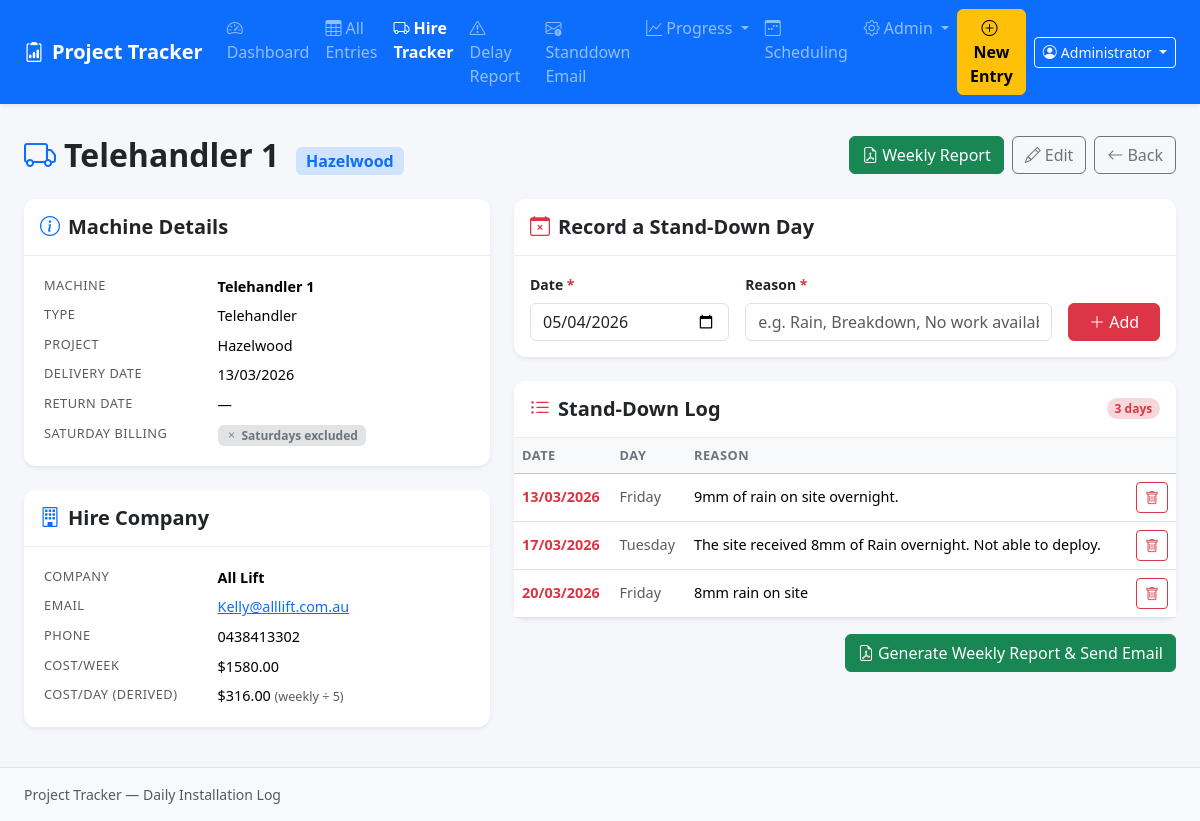
/hire/1 (signed in), run on the app's committed database.
### models.py (models this page shows, shortened)
class User(UserMixin, db.Model):
    id = db.Column(db.Integer, primary_key=True)
    username = db.Column(db.String(100), nullable=False, unique=True)
    display_name = db.Column(db.String(200))       # full name shown in entries
    password_hash = db.Column(db.String(256), nullable=False)
    is_admin = db.Column(db.Boolean, default=False)
    active = db.Column(db.Boolean, default=True)
    created_at = db.Column(db.DateTime, default=datetime.utcnow)
    entries = db.relationship('DailyEntry', backref='submitted_by_user', lazy=True)
    @property
    def is_active(self):
        return self.active

class HiredMachine(db.Model):
    id = db.Column(db.Integer, primary_key=True)
    project_id = db.Column(db.Integer, db.ForeignKey('project.id'), nullable=False)
    machine_name = db.Column(db.String(200), nullable=False)
    machine_type = db.Column(db.String(100))
    hire_company = db.Column(db.String(200))
    hire_company_email = db.Column(db.String(200))
    hire_company_phone = db.Column(db.String(50))
    delivery_date = db.Column(db.Date)
    return_date = db.Column(db.Date)
    cost_per_day = db.Column(db.Float)
    cost_per_week = db.Column(db.Float)
    count_saturdays = db.Column(db.Boolean, default=True)
    invoice_filename = db.Column(db.String(500))
    invoice_original_name = db.Column(db.String(500))
    notes = db.Column(db.Text)
    active = db.Column(db.Boolean, default=True)
    created_at = db.Column(db.DateTime, default=datetime.utcnow)
    project = db.relationship('Project', backref='hired_machines')
    stand_downs = db.relationship(
        'StandDown', backref='hired_machine',
        cascade='all, delete-orphan',
        order_by='StandDown.stand_down_date'
    )

class Project(db.Model):
    id = db.Column(db.Integer, primary_key=True)
    name = db.Column(db.String(200), nullable=False)
    description = db.Column(db.Text)
    active = db.Column(db.Boolean, default=True)
    start_date = db.Column(db.Date)           # Day 1 of installation (for Gantt day→date mapping)
    planned_crew = db.Column(db.Integer)      # Estimated crew size for efficiency calculations
    hours_per_day = db.Column(db.Float)       # Quoted hours per working day
    quoted_days = db.Column(db.Integer)       # Total quoted working days for the job
    created_at = db.Column(db.DateTime, default=datetime.utcnow)
    entries = db.relationship('DailyEntry', backref='project', lazy=True)
    planned_data = db.relationship('PlannedData', backref='project',
                                   cascade='all, delete-orphan', lazy=True)
    non_work_dates = db.relationship('ProjectNonWorkDate', backref='project',
                                     cascade='all, delete-orphan',
                                     order_by='ProjectNonWorkDate.date')
    budgeted_roles = db.relationship('ProjectBudgetedRole', backref='project',
                                     cascade='all, delete-orphan', lazy=True)

class StandDown(db.Model):
    id = db.Column(db.Integer, primary_key=True)
    hired_machine_id = db.Column(db.Integer, db.ForeignKey('hired_machine.id'), nullable=False)
    entry_id = db.Column(db.Integer, db.ForeignKey('daily_entry.id'), nullable=True)
    stand_down_date = db.Column(db.Date, nullable=False)
    reason = db.Column(db.Text, nullable=False)
    created_at = db.Column(db.DateTime, default=datetime.utcnow)
    entry = db.relationship('DailyEntry', backref='stand_downs')

### app.py (the view)
@app.route('/hire/<int:hm_id>')
def hire_detail(hm_id):
    hm = HiredMachine.query.get_or_404(hm_id)
    today = date.today()
    week_start = today - timedelta(days=today.weekday())
    week_end = week_start + timedelta(days=6)
    return render_template('hire/detail.html', hm=hm, week_start=week_start, week_end=week_end)

### app.py (called while the page is built)
@login_manager.user_loader
def load_user(user_id):
    return User.query.get(int(user_id))

@app.context_processor
def inject_active_projects():
    try:
        projects = Project.query.filter_by(active=True).order_by(Project.name).all()
    except Exception:
        projects = []
    return {'_active_projects': projects}

@app.before_request
def require_login():
    public_endpoints = {'login', 'logout', 'static'}
    if request.endpoint not in public_endpoints and not current_user.is_authenticated:
        return redirect(url_for('login', next=request.url))

### templates/hire/detail.html (shortened to what this page needs)
{% extends "base.html" %}
{% block content %}
<div class="d-flex justify-content-between align-items-center mb-4 flex-wrap gap-2">
  <h2 class="fw-bold mb-0">
    <i class="bi bi-truck me-2 text-primary"></i>{{ hm.machine_name }}
    <span class="badge bg-primary-subtle text-primary fw-semibold fs-6 ms-2">{{ hm.project.name }}</span>
  </h2>
  <div class="d-flex gap-2">
    <a href="{{ url_for('hire_report', hm_id=hm.id) }}" class="btn btn-success">
      <i class="bi bi-file-earmark-pdf me-1"></i>Weekly Report
    </a>
    <a href="{{ url_for('hire_edit', hm_id=hm.id) }}" class="btn btn-outline-secondary">
      <i class="bi bi-pencil me-1"></i>Edit
    </a>
    <a href="{{ url_for('hire_list') }}" class="btn btn-outline-secondary">
      <i class="bi bi-arrow-left me-1"></i>Back
    </a>
  </div>
</div>
<div class="row g-4">
  <div class="col-lg-5">
    <div class="card border-0 shadow-sm mb-4">
      <div class="card-header bg-white py-3">
        <h5 class="mb-0 fw-semibold"><i class="bi bi-info-circle me-2 text-primary"></i>Machine Details</h5>
      </div>
      <div class="card-body">
        <table class="table table-sm table-borderless mb-0">
          <tr><th class="text-muted fw-normal small" style="width:40%">Machine</th>
              <td class="fw-semibold">{{ hm.machine_name }}</td></tr>
          <tr><th class="text-muted fw-normal small">Type</th>
              <td>{{ hm.machine_type or '—' }}</td></tr>
          <tr><th class="text-muted fw-normal small">Project</th>
              <td>{{ hm.project.name }}</td></tr>
          <tr><th class="text-muted fw-normal small">Delivery Date</th>
              <td>{{ hm.delivery_date.strftime('%d/%m/%Y') if hm.delivery_date else '—' }}</td></tr>
          <tr><th class="text-muted fw-normal small">Return Date</th>
              <td>{{ hm.return_date.strftime('%d/%m/%Y') if hm.return_date else '—' }}</td></tr>
          <tr><th class="text-muted fw-normal small">Saturday Billing</th>
              <td>
                {% if hm.count_saturdays != False %}
                  <span class="badge bg-success-subtle text-success"><i class="bi bi-check me-1"></i>Saturdays billable</span>
                {% else %}
                  <span class="badge bg-secondary-subtle text-secondary"><i class="bi bi-x me-1"></i>Saturdays excluded</span>
                {% endif %}
              </td></tr>
        </table>
      </div>
    </div>
    <div class="card border-0 shadow-sm mb-4">
      <div class="card-header bg-white py-3">
        <h5 class="mb-0 fw-semibold"><i class="bi bi-building me-2 text-primary"></i>Hire Company</h5>
      </div>
      <div class="card-body">
        <table class="table table-sm table-borderless mb-0">
          <tr><th class="text-muted fw-normal small" style="width:40%">Company</th>
              <td class="fw-semibold">{{ hm.hire_company or '—' }}</td></tr>
          <tr><th class="text-muted fw-normal small">Email</th>
              <td>
                {% if hm.hire_company_email %}
                  <a href="mailto:{{ hm.hire_company_email }}">{{ hm.hire_company_email }}</a>
                {% else %}—{% endif %}
              </td></tr>
          <tr><th class="text-muted fw-normal small">Phone</th>
              <td>{{ hm.hire_company_phone or '—' }}</td></tr>
          <tr><th class="text-muted fw-normal small">Cost/Week</th>
              <td>{% if hm.cost_per_week %}${{ '%.2f'|format(hm.cost_per_week) }}{% else %}—{% endif %}</td></tr>
          <tr><th class="text-muted fw-normal small">Cost/Day (derived)</th>
              <td>
                {% if hm.cost_per_week %}
                  {% set days_pw = 6 if hm.count_saturdays != False else 5 %}
                  ${{ '%.2f'|format(hm.cost_per_week / days_pw) }}
                  <small class="text-muted">(weekly &divide; {{ days_pw }})</small>
                {% else %}—{% endif %}
              </td></tr>
        </table>
      </div>
    </div>
  </div>
  <div class="col-lg-7">
    <div class="card border-0 shadow-sm mb-4">
      <div class="card-header bg-white py-3">
        <h5 class="mb-0 fw-semibold"><i class="bi bi-calendar-x me-2 text-danger"></i>Record a Stand-Down Day</h5>
      </div>
      <div class="card-body">
        <form method="POST" action="{{ url_for('standdown_add', hm_id=hm.id) }}">
          <div class="row g-3 align-items-end">
            <div class="col-sm-4">
              <label class="form-label fw-semibold">Date <span class="text-danger">*</span></label>
              <input type="date" name="stand_down_date" class="form-control" required
                     value="{{ week_start.strftime('%Y-%m-%d') }}">
            </div>
            <div class="col-sm-6">
              <label class="form-label fw-semibold">Reason <span class="text-danger">*</span></label>
              <input type="text" name="reason" class="form-control" required
                     placeholder="e.g. Rain, Breakdown, No work available">
            </div>
            <div class="col-sm-2">
              <button type="submit" class="btn btn-danger w-100">
                <i class="bi bi-plus-lg"></i> Add
              </button>
            </div>
          </div>
        </form>
      </div>
    </div>
    <div class="card border-0 shadow-sm">
      <div class="card-header bg-white py-3 d-flex justify-content-between align-items-center">
        <h5 class="mb-0 fw-semibold">
          <i class="bi bi-list-ul me-2 text-danger"></i>Stand-Down Log
        </h5>
        <span class="badge bg-danger-subtle text-danger rounded-pill">
          {{ hm.stand_downs|length }} day{{ 's' if hm.stand_downs|length != 1 }}
        </span>
      </div>
      <div class="card-body p-0">
        {% if hm.stand_downs %}
        <table class="table table-hover align-middle mb-0">
          <thead class="table-light">
            <tr>
              <th>Date</th>
              <th>Day</th>
              <th>Reason</th>
              <th></th>
            </tr>
          </thead>
          <tbody>
            {% for sd in hm.stand_downs %}
            <tr>
              <td class="fw-semibold text-nowrap text-danger">{{ sd.stand_down_date.strftime('%d/%m/%Y') }}</td>
              <td class="text-muted">{{ sd.stand_down_date.strftime('%A') }}</td>
              <td>{{ sd.reason }}</td>
              <td class="text-end">
                <form method="POST"
                      action="{{ url_for('standdown_delete', hm_id=hm.id, sd_id=sd.id) }}"
                      onsubmit="return confirm('Remove stand-down for {{ sd.stand_down_date.strftime('%d/%m/%Y') }}?')">
                  <button type="submit" class="btn btn-sm btn-outline-danger" title="Remove">
                    <i class="bi bi-trash"></i>
                  </button>
                </form>
              </td>
            </tr>
            {% endfor %}
          </tbody>
        </table>
        {% else %}
        <div class="text-center py-4 text-muted small">
          <i class="bi bi-calendar-check fs-2 d-block mb-1 text-success"></i>
          No stand-down days recorded yet.
        </div>
        {% endif %}
      </div>
    </div>
    <div class="mt-3 text-end">
      <a href="{{ url_for('hire_report', hm_id=hm.id) }}" class="btn btn-success">
        <i class="bi bi-file-earmark-pdf me-1"></i>Generate Weekly Report & Send Email
      </a>
    </div>
  </div>
</div>
{% endblock %}

### templates/base.html (shortened to what this page needs)
<!DOCTYPE html>
<html lang="en">
<head>
  <link href="https://cdn.jsdelivr.net/npm/bootstrap@5.3.3/dist/css/bootstrap.min.css" rel="stylesheet">
  <link href="https://cdn.jsdelivr.net/npm/bootstrap-icons@1.11.3/font/bootstrap-icons.css" rel="stylesheet">
  <link href="{{ url_for('static', filename='css/custom.css') }}" rel="stylesheet">
</head>
<body>
<nav class="navbar navbar-expand-lg navbar-dark bg-primary shadow-sm">
  <div class="container-fluid px-4">
    <a class="navbar-brand fw-bold" href="{{ url_for('index') }}">
      <i class="bi bi-clipboard2-data me-2"></i>Project Tracker
    </a>
    <div class="collapse navbar-collapse" id="navMenu">
      <ul class="navbar-nav me-auto mb-2 mb-lg-0">
        <li class="nav-item">
          <a class="nav-link {% if request.endpoint == 'index' %}active{% endif %}" href="{{ url_for('index') }}">
            <i class="bi bi-speedometer2 me-1"></i>Dashboard
          </a>
        </li>
        <li class="nav-item">
          <a class="nav-link {% if request.endpoint == 'entries' %}active{% endif %}" href="{{ url_for('entries') }}">
            <i class="bi bi-table me-1"></i>All Entries
          </a>
        </li>
        <li class="nav-item">
          <a class="nav-link {% if request.endpoint and request.endpoint.startswith('hire') %}active{% endif %}"
             href="{{ url_for('hire_list') }}">
            <i class="bi bi-truck me-1"></i>Hire Tracker
          </a>
        </li>
        <li class="nav-item">
          <a class="nav-link {% if request.endpoint and 'delay_report' in request.endpoint %}active{% endif %}"
             href="{{ url_for('delay_report') }}">
            <i class="bi bi-exclamation-triangle me-1"></i>Delay Report
          </a>
        </li>
        <li class="nav-item">
          <a class="nav-link {% if request.endpoint == 'morning_standdown' %}active{% endif %}"
             href="{{ url_for('morning_standdown') }}">
            <i class="bi bi-envelope-exclamation me-1"></i>Standdown Email
          </a>
        </li>
        <li class="nav-item dropdown">
          <a class="nav-link dropdown-toggle {% if request.endpoint == 'project_dashboard' %}active{% endif %}"
             href="#" data-bs-toggle="dropdown">
            <i class="bi bi-graph-up me-1"></i>Progress
          </a>
        </li>
        <li class="nav-item">
          <a class="nav-link {% if request.endpoint and 'scheduling' in request.endpoint %}active{% endif %}"
             href="{{ url_for('scheduling_overview') }}">
            <i class="bi bi-calendar3-week me-1"></i>Scheduling
          </a>
        </li>
        <li class="nav-item dropdown">
          <a class="nav-link dropdown-toggle {% if request.endpoint and 'admin' in request.endpoint %}active{% endif %}"
             href="#" data-bs-toggle="dropdown">
            <i class="bi bi-gear me-1"></i>Admin
          </a>
        </li>
      </ul>
      <div class="d-flex align-items-center gap-2">
        <a href="{{ url_for('new_entry') }}" class="btn btn-warning fw-semibold">
          <i class="bi bi-plus-circle me-1"></i>New Entry
        </a>
        <div class="dropdown">
          <button class="btn btn-outline-light btn-sm dropdown-toggle" data-bs-toggle="dropdown">
            <i class="bi bi-person-circle me-1"></i>{{ current_user.display_name or current_user.username }}
          </button>
        </div>
      </div>
    </div>
  </div>
</nav>
<div class="container-fluid px-4 py-3">
  {% block content %}{% endblock %}
</div>
<footer class="footer mt-auto py-3 bg-light border-top">
  <div class="container-fluid px-4 text-muted small">
    Project Tracker &mdash; Daily Installation Log
  </div>
</footer>
</body>
</html>

### static/css/custom.css (style rules this page uses)
body { background-color: #f5f7fa; min-height: 100vh; display: flex; flex-direction: column; }
.container-fluid { max-width: 1400px; }
.card { border-radius: 0.75rem; }
.card-header { border-radius: 0.75rem 0.75rem 0 0 !important; border-bottom: 1px solid #eee; }
.table th { font-size: 0.8rem; font-weight: 600; text-transform: uppercase; letter-spacing: 0.04em; color: #6c757d; white-space: nowrap; }
.table td { font-size: 0.9rem; }
.navbar-dark .nav-link.active { font-weight: 600; }
.footer { margin-top: auto; }
.form-label.fw-semibold { font-size: 0.875rem; }
.badge { font-size: 0.75rem; }

### data on the page
User: display_name "Administrator"
HiredMachine: machine_name "Telehandler 1", machine_type "Telehandler", delivery_date "13/03/2026", return_date "—", hire_company "All Lift", hire_company_email "Kelly@alllift.com.au", hire_company_phone "0438413302", cost_per_week "1580.00", hm.cost_per_week/days_pw "316.00"
Project: project.name "Hazelwood"
StandDown: stand_down_date "13/03/2026", stand_down_date "Friday", reason "9mm of rain on site overnight."
StandDown: stand_down_date "17/03/2026", stand_down_date "Tuesday", reason "The site received 8mm of Rain overnight. Not able to deploy."
StandDown: stand_down_date "20/03/2026", stand_down_date "Friday", reason "8mm rain on site"

### other printed values
{{ days_pw }} "5"
{{ hm.stand_downs|length }} "3"
{{ 's' if hm.stand_downs|length != 1 }} "s"
